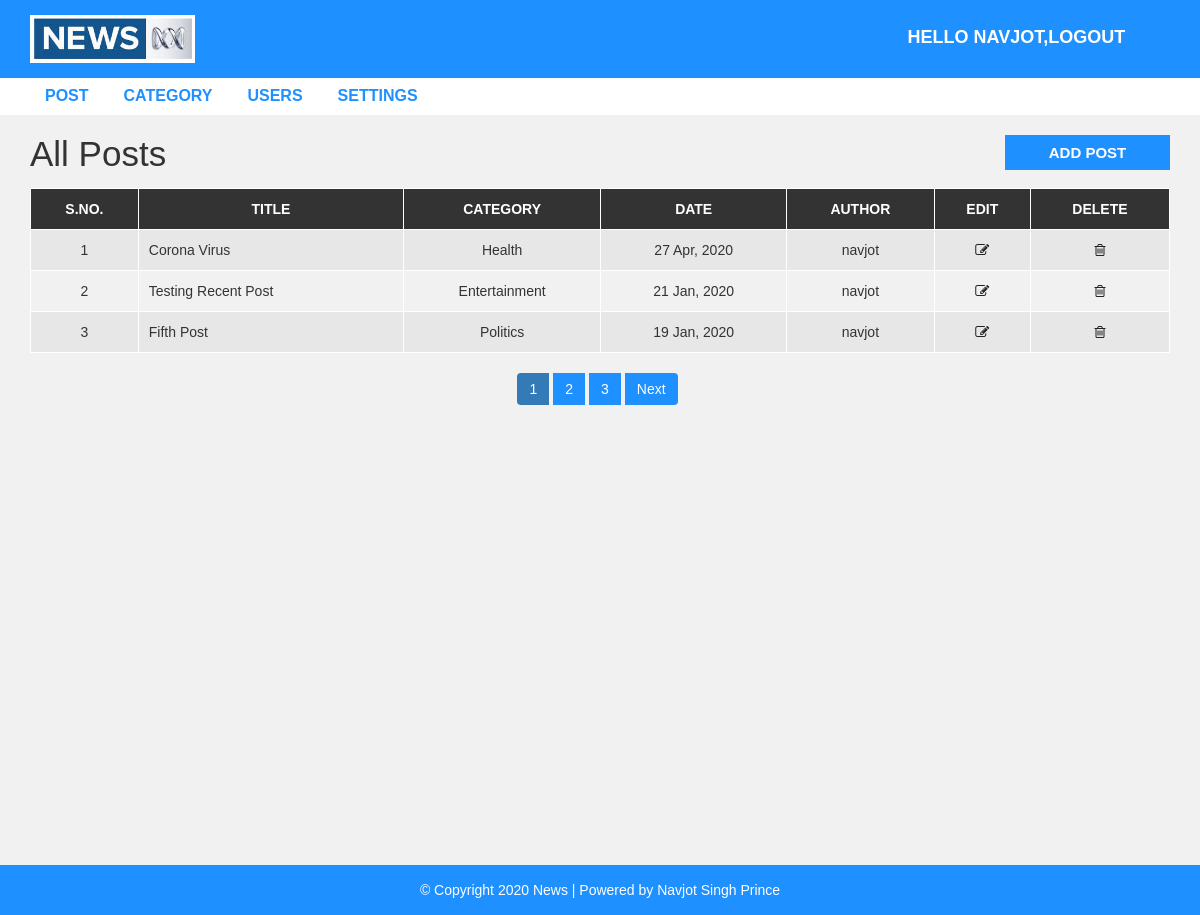
Page /admin/post.php (signed in) on the committed database.
### tables this page shows
CREATE TABLE `post` (
  `post_id` int(11) NOT NULL,
  `title` varchar(100) NOT NULL,
  `description` text NOT NULL,
  `category` varchar(100) NOT NULL,
  `post_date` varchar(50) NOT NULL,
  `author` int(11) NOT NULL,
  `post_img` varchar(100) NOT NULL
);

CREATE TABLE `category` (
  `category_id` int(11) NOT NULL,
  `category_name` varchar(100) NOT NULL,
  `post` int(11) NOT NULL DEFAULT 0
);

CREATE TABLE `user` (
  `user_id` int(10) UNSIGNED NOT NULL,
  `first_name` varchar(30) NOT NULL,
  `last_name` varchar(30) NOT NULL,
  `username` varchar(30) DEFAULT NULL,
  `password` varchar(40) DEFAULT NULL,
  `role` int(11) NOT NULL
);

### admin/post.php (the view, shortened to what this page needs)
<?php include "header.php";?>
  <div id="admin-content">
      <div class="container">
          <div class="row">
              <div class="col-md-10">
                  <h1 class="admin-heading">All Posts</h1>
              </div>
              <div class="col-md-2">
                  <a class="add-new" href="add-post.php">add post</a>
              </div>
              <div class="col-md-12">
              <?php
              include "config.php";
              $limit=3;
              if(isset($_GET["page"])){
                $page=$_GET["page"];
              }else{
                  $page=1;
              }
              $offset=($page-1) * $limit;
              if($_SESSION["user_role"]==1){
                $sql="SELECT post.post_id,post.title,category.category_name,post.post_date,user.username,post.category FROM post
                LEFT JOIN category ON post.category=category.category_id
                LEFT JOIN user ON post.author=user.user_id
                ORDER BY post_id DESC LIMIT {$offset}, {$limit}";
               }elseif($_SESSION["user_role"]==0){
                $sql="SELECT post.post_id,post.title,category.category_name,post.post_date,user.username,post.category FROM post
                LEFT JOIN category ON post.category=category.category_id
                LEFT JOIN user ON post.author=user.user_id
                WHERE post.author={$_SESSION['user_id']}
                ORDER BY post_id DESC LIMIT {$offset}, {$limit}";
               }
              $result=mysqli_query($conn,$sql) or die("Query failed ");
              if(mysqli_num_rows($result) > 0 ){
               ?>
                  <table class="content-table">
                      <thead>
                          <th>S.No.</th>
                          <th>Title</th>
                          <th>Category</th>
                          <th>Date</th>
                          <th>Author</th>
                          <th>Edit</th>
                          <th>Delete</th>
                      </thead>
                      <tbody>
                      <?php
                      $serial_number=$offset+1;
                      while($row = mysqli_fetch_assoc($result)) {
                          ?>
                          <tr>
                              <td class='id'><?php echo $serial_number; ?></td>
                              <td><?php echo $row["title"];?></td>
                              <td><?php echo $row["category_name"];?></td>
                              <td><?php echo $row["post_date"];?></td>
                              <td><?php echo $row["username"];?></td>
                              <td class='edit'><a href='update-post.php?id=<?php echo $row["post_id"];?>'><i class='fa fa-edit'></i></a></td>
                <td class='delete'><a href='delete-post.php?id=<?php echo $row["post_id"];?>&catid=<?php echo $row["category"];?>'><i class='fa fa-trash-o'></i></a></td>
                          </tr>
                          <?php
                          $serial_number++;
                        } ?>
                      </tbody>
                  </table>
                  <?php }
                if($_SESSION["user_role"]==1){
                  $sql1="SELECT * FROM post";
                }elseif($_SESSION["user_role"]==0){
                  $sql1="SELECT * FROM post WHERE post.author={$_SESSION['user_id']}";
                }
                $result1=mysqli_query($conn,$sql1) or die("Query Failed");
                if(mysqli_num_rows($result1) >0 ){
                  $total_records=mysqli_num_rows($result1);
                  $total_pages= ceil ($total_records / $limit);
                  echo "<ul class='pagination admin-pagination'>";
                  for ($i=1; $i<=$total_pages; $i++) {
                    if($i==$page){
                      $active="active";
                    }else{
                      $active="";
                    }
                      echo '<li class="'.$active.'"><a href="post.php?page=' .$i .'">'.$i.'</a></li>';
                  }
                   if($total_pages>$page){
                        echo'<li><a href="post.php?page='.($page + 1).'">Next</a></li>';
                   }
                    echo "</ul>";
                }
                ?>
              </div>
          </div>
      </div>
  </div>
<?php include "footer.php"; ?>

### css/style.css (style rules this page uses)
body { background: #f1f1f1; font-family: sans-serif,arial,Helvetica; }
a, a:hover, a:focus { text-decoration: none; outline: none; }
ul { margin:0; padding:0; list-style:none; }
#admin-content { padding: 20px 0; min-height: 750px; }
#admin-content .admin-heading { font-size: 35px; margin: 0 0 15px; }
#admin-content .add-new { color: #fff; background-color: #1E90FF; font-size: 15px; font-weight: 600; text-align: center; text-transform: uppercase; padding: 7px 10px; display: block; transition: all 0.3s; }
#admin-content .content-table { border: 1px solid #000; width: 100%; margin: 0 0 20px; }
#admin-content .content-table thead { color: #fff; background-color: #333; }
#admin-content .content-table th { padding: 10px; border: 1px solid #fff; font-weight: 600; text-align: center; text-transform: uppercase; }
#admin-content .content-table tbody { color: #333; }
#admin-content .content-table tbody tr { background-color: #e7e7e7; }
#admin-content .content-table tbody tr:nth-child(even) { background-color: transparent; }
#admin-content .content-table tbody td { padding: 10px; border: 1px solid #fff; text-align: center; }
#admin-content .content-table tbody td:nth-child(2) { text-align: left; }
#admin-content .admin-pagination { margin: 0; }
#admin-content .admin-pagination li a { display: block; }
.id, .edit, .delete { text-align:center; }
.pagination { display: block; text-align: center; margin: 0; }
.pagination li { display:inline-block; margin: 0 5px 0 0; }
.pagination li a { border: none; background: #1e90ff; color: #fff; }
i.fa { color:#222; }

### rows in the picture
post: title "Corona Virus", category.category_name "Health", post_date "27 Apr, 2020", user.username "navjot"
post: title "Testing Recent Post", category.category_name "Entertainment", post_date "21 Jan, 2020", user.username "navjot"
post: title "Fifth Post", category.category_name "Politics", post_date "19 Jan, 2020", user.username "navjot"

### other values in the picture
$_SESSION["username"] "NAVJOT"
